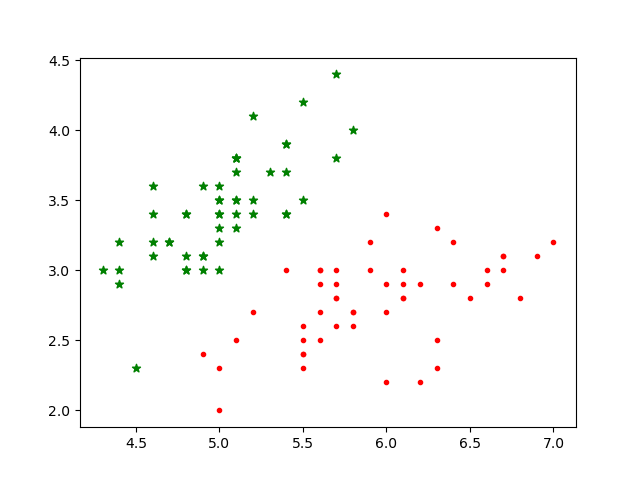

Source code (Python):
#!/bin/bash

import numpy as np
import pandas as pd
from sklearn.datasets import load_iris
from sklearn.model_selection import train_test_split
from sklearn.svm import SVC
from matplotlib import pyplot as plt
from sklearn.datasets import make_blobs
from mlxtend.plotting import plot_decision_regions

def opening_dataset():
    iris=load_iris()
    df=pd.DataFrame(iris.data,columns=iris.feature_names)
    df['target']=iris.target
    df['Flower']=df.target.apply(lambda x:iris.target_names[x]) 
    df1=df[df.target==0]
    df2=df[df.target==1]
    df3=df[df.target==2]
    
    x=df.drop(['target','Flower'],axis='columns')
    y=df.target
    x_train, x_test, y_train, y_test=train_test_split(x,y,test_size=0.2)
    model=SVC(C=10,kernel='poly')
    model.fit(x_train,y_train)
    print('Accuracy:',model.score(x_test,y_test)*100)
    plt.scatter(df1['sepal length (cm)'],df1['sepal width (cm)'],color='green',marker='*')
    plt.scatter(df2['sepal length (cm)'],df2['sepal width (cm)'],color='red',marker='.')
    plt.show()

def main():
    opening_dataset()

if __name__=='__main__':
    main()
